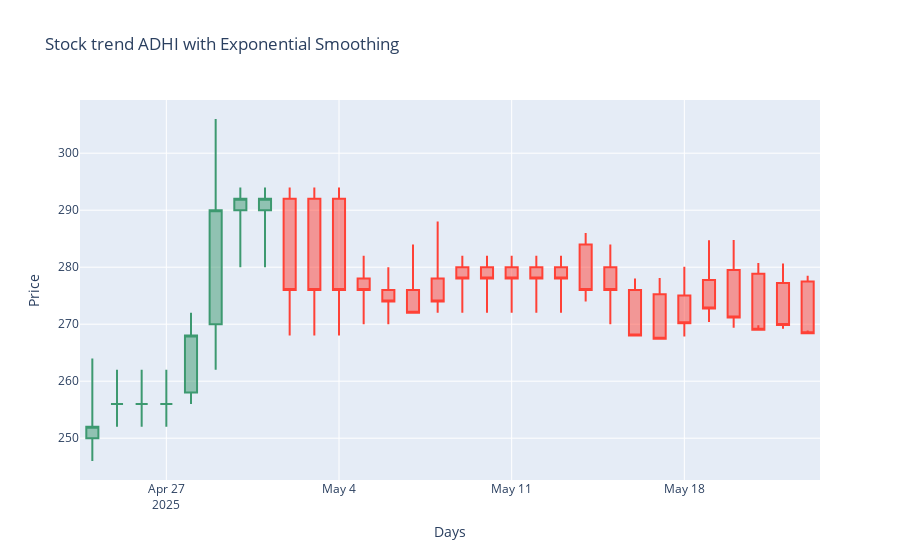

The code cell stored with this chart in its notebook:
### Code cell
fig = go.Figure(data=[go.Candlestick(
    x=final_es_df.index[-scaler:],
    open=final_es_df['Open'].values[-scaler:],
    high=final_es_df['High'].values[-scaler:],
    low=final_es_df['Low'].values[-scaler:],
    close=final_es_df['Close'].values[-scaler:]
)])

fig.update_layout(xaxis_rangeslider_visible=False, 
                  title='Stock trend ADHI with Exponential Smoothing',
                  xaxis_title=dict(text='Days'),
                  yaxis_title=dict(text='Price'))
fig.show()
